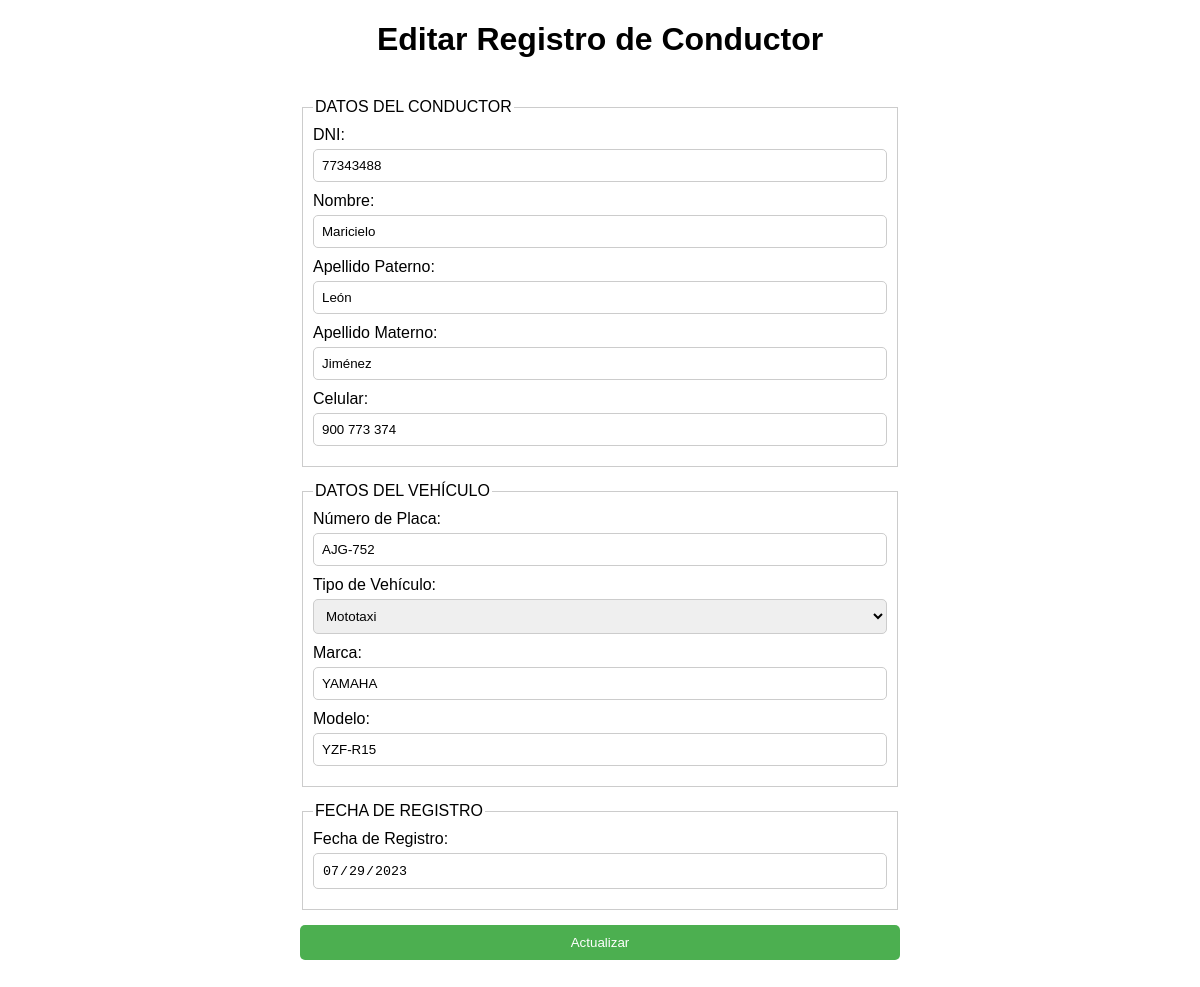
The page /editar.php?id=2 on the database its author committed.
### tables this page shows
CREATE TABLE `conductor` (
  `id_conductor` int(11) NOT NULL,
  `dni` varchar(15) NOT NULL,
  `nombre` varchar(100) NOT NULL,
  `apellido_paterno` varchar(100) NOT NULL,
  `apellido_materno` varchar(100) NOT NULL,
  `celular` varchar(20) NOT NULL
);

CREATE TABLE `vehiculo` (
  `id_vehiculo` int(11) NOT NULL,
  `id_conductor` int(11) NOT NULL,
  `nro_placa` varchar(10) NOT NULL,
  `tipo_vehiculo` varchar(50) NOT NULL,
  `marca` varchar(50) NOT NULL,
  `modelo` varchar(50) NOT NULL
);

CREATE TABLE `fecha_registro` (
  `id_registro` int(11) NOT NULL,
  `id_conductor` int(11) NOT NULL,
  `fecha_registro` date NOT NULL,
  `fecha_caducidad` date DEFAULT NULL,
  `fecha_certificado_qr` datetime DEFAULT NULL
);

### editar.php (the view, shortened to what this page needs)
<!DOCTYPE html>
<html lang="es">
<head>
    <link rel="stylesheet" href="estilos/styles.css">
</head>
<body>
    <h1>Editar Registro de Conductor</h1>
    <?php
    require_once "config/connection.php";
    if (isset($_GET['id'])) {
        $id_conductor = $_GET['id'];
        $consulta = "SELECT c.*, v.nro_placa, v.tipo_vehiculo, v.marca, v.modelo, f.fecha_registro
                     FROM conductor c
                     INNER JOIN vehiculo v ON c.id_conductor = v.id_conductor
                     INNER JOIN fecha_registro f ON c.id_conductor = f.id_conductor
                     WHERE c.id_conductor = :id";
        $sentencia = $conexion->prepare($consulta);
        $sentencia->bindValue(':id', $id_conductor, PDO::PARAM_INT);
        $sentencia->execute();
        $registro_conductor = $sentencia->fetch(PDO::FETCH_ASSOC);
        echo "<form action=\"editar.php?id={$id_conductor}\" method=\"POST\">";
        echo "<fieldset>";
        echo "<legend>DATOS DEL CONDUCTOR</legend>";
        echo "<div>";
        echo "<label for=\"dni\">DNI:</label>";
        echo "<input type=\"text\" id=\"dni\" name=\"dni\" value=\"{$registro_conductor['dni']}\" required oninput=\"filtrarNumero(this); limitarLongitud(this, 8);\">";
        echo "</div>";
        echo "<div>";
        echo "<label for=\"nombre\">Nombre:</label>";
        echo "<input type=\"text\" id=\"nombre\" name=\"nombre\" value=\"{$registro_conductor['nombre']}\" required>";
        echo "</div>";
        echo "<div>";
        echo "<label for=\"apellido_paterno\">Apellido Paterno:</label>";
        echo "<input type=\"text\" id=\"apellido_paterno\" name=\"apellido_paterno\" value=\"{$registro_conductor['apellido_paterno']}\" required>";
        echo "</div>";
        echo "<div>";
        echo "<label for=\"apellido_materno\">Apellido Materno:</label>";
        echo "<input type=\"text\" id=\"apellido_materno\" name=\"apellido_materno\" value=\"{$registro_conductor['apellido_materno']}\" required>";
        echo "</div>";
        echo "<div>";
        echo "<label for=\"celular\">Celular:</label>";
        echo "<input type=\"text\" id=\"celular\" name=\"celular\" value=\"{$registro_conductor['celular']}\" required oninput=\"filtrarNumero(this); limitarLongitud(this, 9); agregarSeparacion(this); validarInicio(this);\">";
        echo "</div>";
        echo "</fieldset>";
        echo "<fieldset>";
        echo "<legend>DATOS DEL VEHÍCULO</legend>";
        echo "<div>";
        echo "<label for=\"nro_placa\">Número de Placa:</label>";
        echo "<input type=\"text\" id=\"nro_placa\" name=\"nro_placa\" value=\"{$registro_conductor['nro_placa']}\" required>";
        echo "</div>";
        echo "<div>";
        echo "<label for=\"tipo_vehiculo\">Tipo de Vehículo:</label>";
        echo "<select id=\"tipo_vehiculo\" name=\"tipo_vehiculo\" required>";
        echo "<option value=\"Mototaxi\" " . ($registro_conductor['tipo_vehiculo'] === 'Mototaxi' ? 'selected' : '') . ">Mototaxi</option>";
        echo "</select>";
        echo "</div>";
        echo "<div>";
        echo "<label for=\"marca\">Marca:</label>";
        echo "<input type=\"text\" id=\"marca\" name=\"marca\" value=\"{$registro_conductor['marca']}\" required>";
        echo "</div>";
        echo "<div>";
        echo "<label for=\"modelo\">Modelo:</label>";
        echo "<input type=\"text\" id=\"modelo\" name=\"modelo\" value=\"{$registro_conductor['modelo']}\" required>";
        echo "</div>";
        echo "</fieldset>";
        echo "<fieldset>";
        echo "<legend>FECHA DE REGISTRO</legend>";
        echo "<div>";
        echo "<label for=\"fecha_registro\">Fecha de Registro:</label>";
        echo "<input type=\"date\" id=\"fecha_registro\" name=\"fecha_registro\" value=\"{$registro_conductor['fecha_registro']}\" readonly onclick=\"mostrarAviso()\">";
        echo "</div>";
        echo "</fieldset>";
        echo "<button type=\"submit\">Actualizar</button>";
        echo "</form>";
      }
    ?>
</body>
</html>

### estilos/styles.css (style rules this page uses)
body { font-family: Arial, sans-serif; }
h1 { text-align: center; }
form { max-width: 600px; margin: 0 auto; padding: 20px; }
fieldset { border: 1px solid #ccc; padding: 10px; margin-bottom: 15px; }
label { display: block; margin-bottom: 5px; }
input, select { width: 100%; padding: 8px; margin-bottom: 10px; border: 1px solid #ccc; border-radius: 5px; box-sizing: border-box; }
button { background-color: #4CAF50; color: white; padding: 10px 20px; border: none; border-radius: 5px; cursor: pointer; width: 100%; }
h1 { text-align: center; margin-bottom: 20px; }

### rows shown on the page
conductor: dni "77343488", nombre "Maricielo", apellido_paterno "León", apellido_materno "Jiménez", celular "900 773 374", nro_placa "AJG-752", marca "YAMAHA", modelo "YZF-R15", fecha_registro "07/29/2023"
vehiculo: tipo_vehiculo "Mototaxi"
